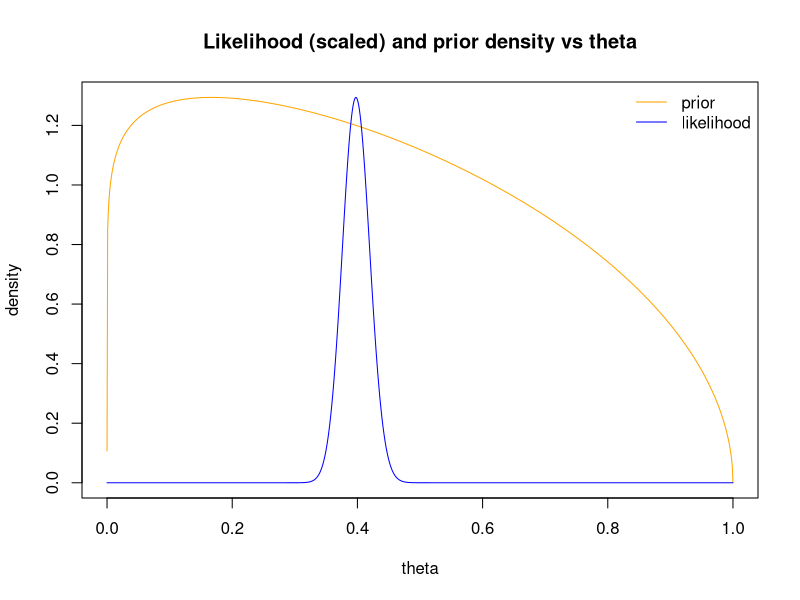
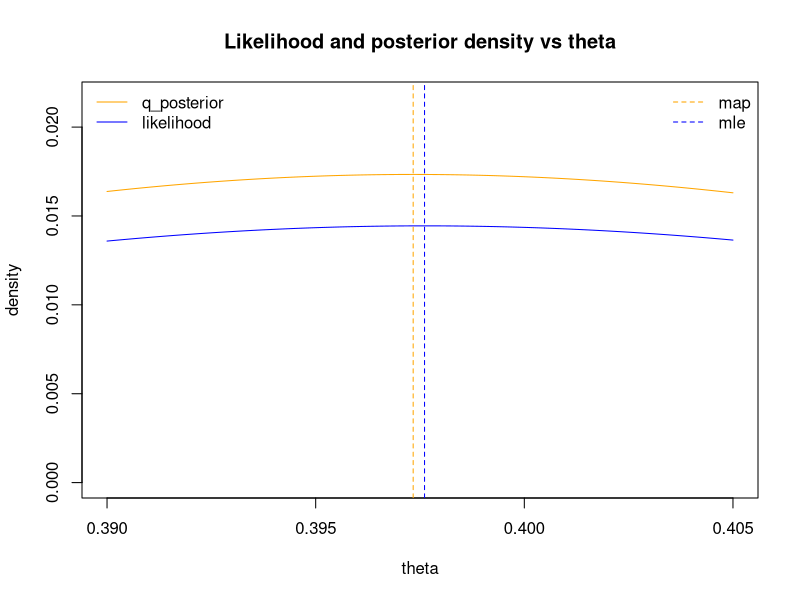
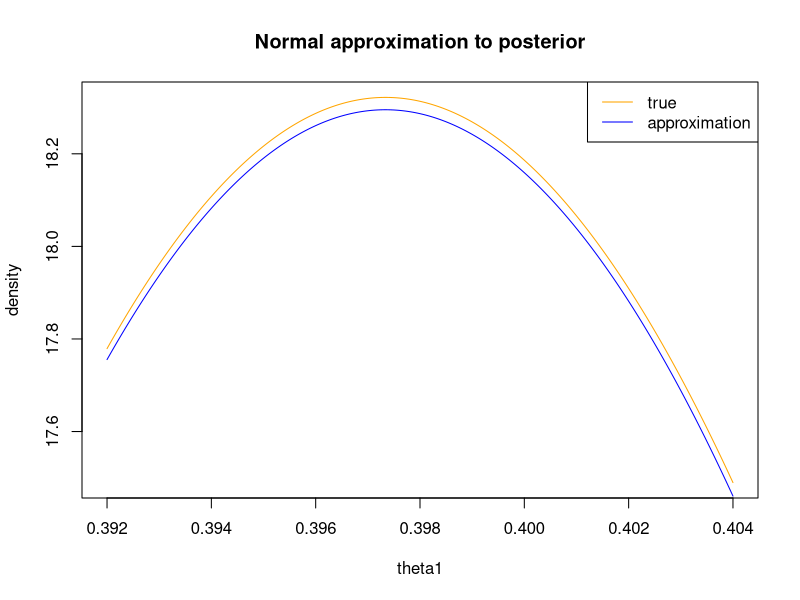

Generate these figures, in order, with R:
# range of theta values
theta = seq(10^-12, 0.9999999, length = 1000)
# plot prior
prior = dbeta(theta, 1.1, 1.5)
plot(theta, prior , ylab = "density", type = "l", col = "orange")
# plot likelihood
likelihood = dnbinom(303, 200, theta)
k = max(prior)/ max(likelihood)
lines(theta, likelihood * k, col = "blue")
legend("topright", legend = c("prior", "likelihood"),
       col = c("orange", "blue"), lty = 1, bty = "n")
title("Likelihood (scaled) and prior density vs theta")

### Problem 2 ###
ltheta = function(theta, y) {
  dnbinom(y, 200, theta)
}
qtheta = function(theta, y) {
  dbeta(theta, 1.1, 1.5) * dnbinom(y, 200, theta)
  }
y=303
theta = seq(0.39, 0.405, length = 1000)
qt = qtheta(theta, y)
lt = ltheta(theta, y)
plot(theta, qt, ylab = "density", type = "l", col = "orange", ylim=c(0,1.25*max(qt)))
lines(theta, lt, col = "blue")
legend("topleft", legend = c("q_posterior", "likelihood"),
       col = c("orange", "blue"), lty = 1, bty = "n")
title("Likelihood and posterior density vs theta")

map = optimize(qtheta, interval = c(0.2, 0.6), y = y, maximum = TRUE)
map$maximum

mle = optimize(ltheta, interval = c(0.2, 0.6), y = y, maximum = TRUE)
mle$maximum

abline(v=map$maximum, col = "orange", lty = 2)
abline(v=mle$maximum, col = "blue", lty = 2)
legend("topright", legend = c("map", "mle"),
       col = c("orange", "blue"), lty = 2, bty = "n")

### problem 3a ###
theta = seq(10^-12, 0.9999999, length = 1000)
y = 303
poster_scale_robust = 10

qtheta_robust = function(theta, y) {
  log_pprior = dbeta(theta, 1.1, 1.5, log = TRUE) 
  log_likelihood = sum(dnbinom(y, 200, theta, log = TRUE))
  exp(log_pprior + log_likelihood + poster_scale_robust)
  }
vqtheta_robust = Vectorize(qtheta_robust, vectorize.args = "theta")
nconst = integrate(f = vqtheta_robust, lower = 0, upper = 1, y = y)

dpost = function(theta, y) {
  qtheta_robust(theta, y)/nconst$value
}

p_data = nconst$value / exp(poster_scale_robust)
p_data

vdpost = Vectorize(dpost, vectorize.args = "theta")
nconst_double_check = integrate(f = vdpost, lower = 0, upper = 1, y = y)
nconst_double_check
  
### Problem 3b ###
# define function to integrate over to find the posterior mean
e = function(theta) {
  theta * vdpost(theta, y = y)
}

# Mean of posterior
e_theta = integrate(e, 0, 1)
e_theta$value

### Problem 3c ###
# define function to integrate over to find the posterior VAR
e = function(theta) {
  (theta^2) * vdpost(theta, y = y)
}
# VAR of posterior
e_theta_sqr = integrate(e, 0, 1)
var_theta = e_theta_sqr$value - e_theta$value^2
var_theta

### Problem 4 ###
# normal approximation posterior
observed_inf = function(theta) {
  200.1/theta^2 + 303.5/(1-theta)^2 
}

dpapprox_norm = function(theta, y, thetahat) {
  dnorm(theta, mean = thetahat, sd = sqrt(1/observed_inf(thetahat)))
}
# vectorize over theta
vdapprox_norm = Vectorize(dpapprox_norm, vectorize.args = "theta")
theta = seq(10^-12, 0.9999999, length = 1000)
e = function(theta) {
  vdapprox_norm(theta, y, thetahat = map$maximum)
}
integrate(e,0,1) # to double-check
# plot true density
theta1 = seq(0.392, 0.404, length = 1000)

plot(theta1, vdpost(theta1, y), ylab = "density", type = "l", col = "orange")
# plot normal approximation
lines(theta1, vdapprox_norm(theta1, y, thetahat = map$maximum), col = "blue")
legend("topright", legend = c("true", "approximation"),
       col = c("orange", "blue"), lty = 1)
title("Normal approximation to posterior")

# define function to integrate over to find the posterior mean
e = function(theta) {
  theta * vdapprox_norm(theta, y, thetahat = map$maximum)
}
# Mean of posterior
e_theta_approx_norm = integrate(e, 0, 1)
e_theta_approx_norm$value
# define function to integrate over to find the posterior VAR
e = function(theta) {
  (theta^2) * vdapprox_norm(theta, y = y, thetahat = map$maximum)
}
# VAR of posterior
e_theta_approx_norm_sqr = integrate(e, 0, 1)
var_theta_approx_norm = e_theta_approx_norm_sqr$value - e_theta_approx_norm$value^2
var_theta_approx_norm
